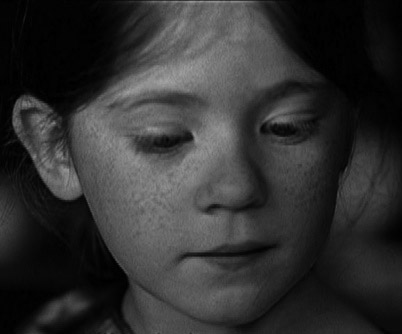
#> input picture Lect 1/data/img_line1.jpg, 402 x 334 px
$ jupyter execute 03_Contrast_Enhancement.ipynb
#> lines starting #> are read from the running program, lines starting #| are printed output that depends on the picture
# 影像對比度增強
### 線性轉換

假設輸入影像為 `I`，寬為 `W`，高為 `H`，輸出影像記為 `O`。
影像的線性轉換可以用以下公式定義：
`O(r,c) = a * I(r,c) + b`，其中 `0 ≤ r < H`、`0 ≤ c < W`。

當 `a=1`，`b=0` 時，`O` 為 `I` 的一個複製。
如果 `a > 1`，則輸出影像的對比度會有所增大。
如果 `0 < a < 1`，則輸出影像的對比度會有所減小。

而 `b` 值的改變，影響的是輸出影像的亮度：
- 當 `b > 0` 時，亮度增加；
- 當 `b < 0` 時，亮度減小。

[cell 1]
import cv2
import numpy as np

I = cv2.imread("data/img_line1.jpg",cv2.IMREAD_GRAYSCALE)
#> I is the input picture: shape (334, 402); min 0, max 165, mean 49
a = 2
O = float(a) * I
#進行資料截斷，大於255的值會截斷為255
O[O > 255] = 255
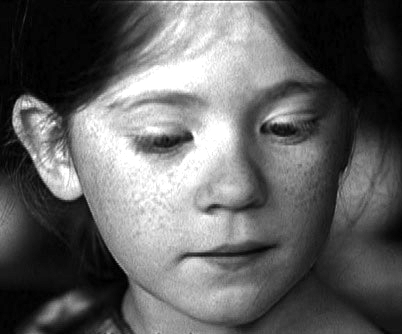
#> O: shape (334, 402) float64; min 0, max 255, mean 97.6
#資料類別轉換
O = np.round(O)
O = O.astype(np.uint8)
#顯示原圖與線性變換後的效果

cv2.imshow("I",I)
cv2.imshow("O",O)
cv2.waitKey(0)
cv2.destroyAllWindows()

### 動態調整係數，觀察圖像的變化

[cell 2]
import cv2
import numpy as np

image = cv2.imread("data/img_line1.jpg",cv2.IMREAD_GRAYSCALE)
MAX_VALUE = 160
value = 20
#調整對比度後，圖像的效果顯示視窗
cv2.namedWindow("contrast",cv2.WND_PROP_AUTOSIZE)
#調整係數，觀察圖像的變化
def callback_contrast(_value):
    #通過線性運算，調整圖像對比度
#> called with _value = 20
    a = float(_value)/40
    print(a)
    contrastImage = a*image
    contrastImage[contrastImage>255]=255
    contrastImage = np.round(contrastImage)
    contrastImage = contrastImage.astype(np.uint8)
    cv2.imshow("contrast",contrastImage)
    cv2.imwrite("contrast.jpg",contrastImage)

callback_contrast(value)
cv2.createTrackbar("value","contrast",value,MAX_VALUE,callback_contrast)
cv2.waitKey(0)
cv2.destroyAllWindows()

# 長條圖正規化

> 類似對影像的明暗程度進行拉伸或壓縮，使得整個影像的色調可以更加平滑地分布在可用的範圍內

假設輸入影像為 I，寬為 W，高為 H<br>
`I(r,c)` 表示第 r 行第 c 列的灰階值<br>
如果將 I 中的最小灰階值記為 Imin，最大灰階值記為 Imax，則 `I` 的範圍為 `[Imin, Imax]`<br>
為了使輸出影像 `O` 的灰階值範圍為 `[Omin, Omax]`，可以進行如下映射關係：<br>

r ∈ [0, H)、c ∈ [0, W)，( I(r,c) - Imin ) / ( Imax - Imin ) <br>
到 [Omin, Omax]，因此 `O(r,c)`的值也將落在 `[Omin, Omax]` 的範圍內<br>

通常我們設定 Omin = 0、Omax = 255<br>
長條圖正規化可以看作是一種自動選取 `a` 和 `b` 值的線性轉換方法。

[cell 3]
import numpy as np
import cv2
import matplotlib.pyplot as plt

def histNormalized(input_image, o_min=0, o_max=255):
    i_min, i_max = np.min(input_image), np.max(input_image)
    # 利用 NumPy 進行向量化運算
    output_image = ((input_image - i_min) / (i_max - i_min)) * (o_max - o_min) + o_min
    return output_image.astype(np.uint8)

image = cv2.imread('data/img_nor2.jpg', cv2.IMREAD_GRAYSCALE)
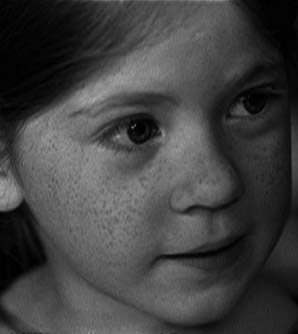
#> input picture Lect 1/data/img_nor2.jpg, 298 x 334 px
#> image is the input picture: shape (334, 298); min 0, max 174, mean 65.5
cv2.imshow("Original Image", image)

# 長條圖正規化
hist_norm_result = histNormalized(image)
#> in histNormalized, `i_min, i_max = np.min(input_image), np.max(input_image)`: i_min = 0; i_max = 174
cv2.imshow("Histogram Normalized", hist_norm_result)
cv2.imwrite("histNormResult.jpg", hist_norm_result)

# 顯示長條圖正規化後圖片的灰度長條圖
plt.hist(hist_norm_result.ravel(), bins=256, color='black', histtype='bar')
plt.xlabel("Gray Level")
plt.ylabel("Number of Pixels")
plt.axis([0, 255, 0, plt.gca().get_ylim()[1]])  # 保持y軸最大值不變
plt.show()
#> figure, not shown here; tallest bar 1865 high, from x = 3.98 to 4.98

cv2.waitKey(0)
cv2.destroyAllWindows()

# Gamma轉換
> 由於影像的非線性操作會造成色調失真，Gamma轉換主要用來強化影像比較暗或比較亮的細節

[cell 4]
import cv2
import numpy as np

I = cv2.imread("data/img_gama.jpg",cv2.IMREAD_GRAYSCALE)
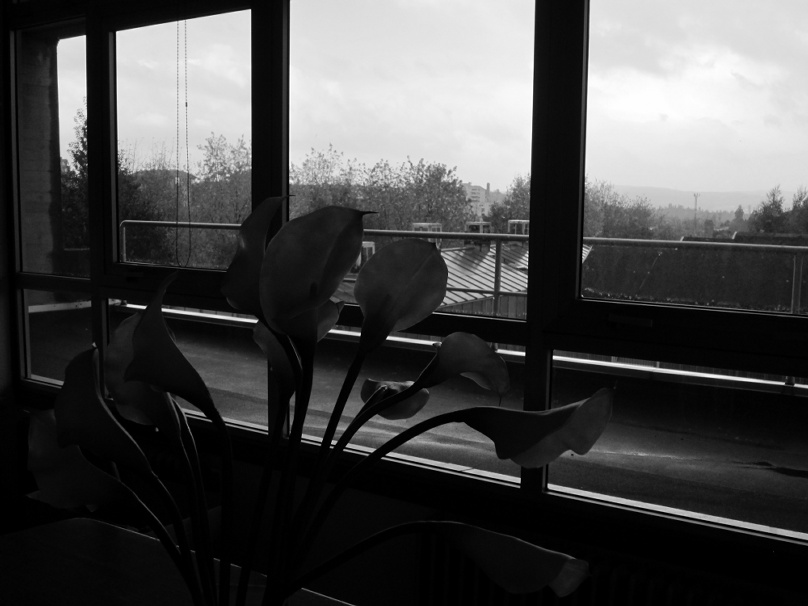
#> input picture Lect 1/data/img_gama.jpg, 808 x 606 px
#> I is the input picture: shape (606, 808); min 0, max 255, mean 72.6
a = 2
O = float(a) * I
#> O: shape (606, 808) float64
#進行資料截斷，大於255的值會截斷為255
O[O > 255] = 255
#資料類別轉換
O = np.round(O)
O = O.astype(np.uint8)
#顯示原圖與線性變換後的效果

cv2.imshow("I(line)",I)
cv2.imshow("O(line)",O)


I2 = cv2.imread("data/img_gama.jpg",cv2.IMREAD_GRAYSCALE)
#進行歸一化
fI =  I2 / 255

#設定gama值
gamma = 0.5
O2 = np.power(fI,gamma)
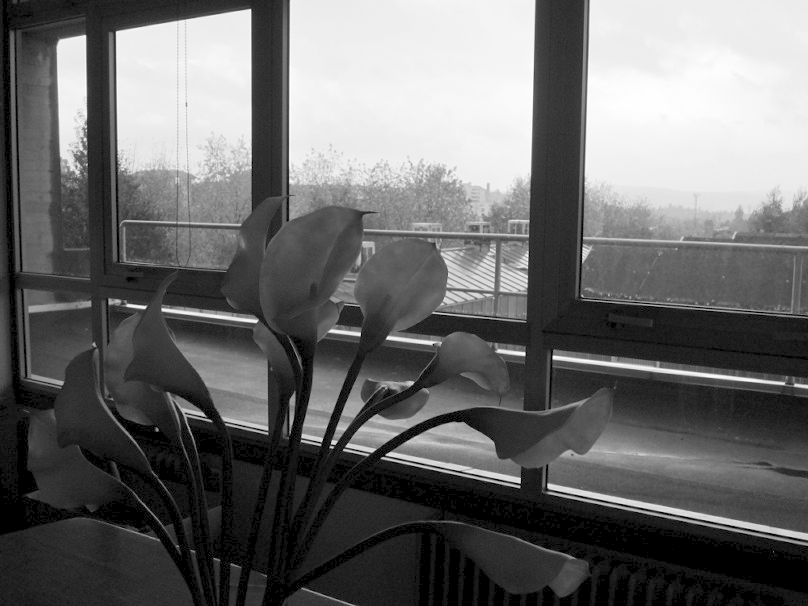
#> O2: shape (606, 808) float64; min 0, max 1, mean 0.416

#顯示原圖與線性變換後的效果
cv2.imshow("I(gamma)",I2)
cv2.imshow("O(gamma)",O2)
cv2.waitKey(0)
cv2.destroyAllWindows()

- 當 **γ  >  1** 時，影像的暗部會變亮，但亮部變化較小，這有助於強化暗部細節。
- 當 **γ  < 1** 時，影像的亮部細節會被強化，而暗部的變化則較不明顯。

[cell 5]
import cv2
import numpy as np


image = cv2.imread('data/img_gama.jpg',cv2.IMREAD_GRAYSCALE)
MAX_VALUE = 200
value = 40
segValue = float(value)
#伽馬調整需要先將圖像歸一化
image_0_1 = image/255.0
#伽馬調整後的圖像顯示視窗
cv2.namedWindow("gamma_contrast",cv2.WND_PROP_AUTOSIZE)
#調整 gamma 值，觀察圖像的變換
def callback_contrast(_value):
#> called with _value = 40
    gamma = float(_value)/segValue
    print('gamma =' ,gamma)
    contrastImage = np.power(image_0_1,gamma)
#> contrastImage: shape (606, 808) float64
    cv2.imshow("gamma_contrast",contrastImage)
    #保存伽馬調整的結果
    contrastImage*=255
    contrastImage = np.round(contrastImage)
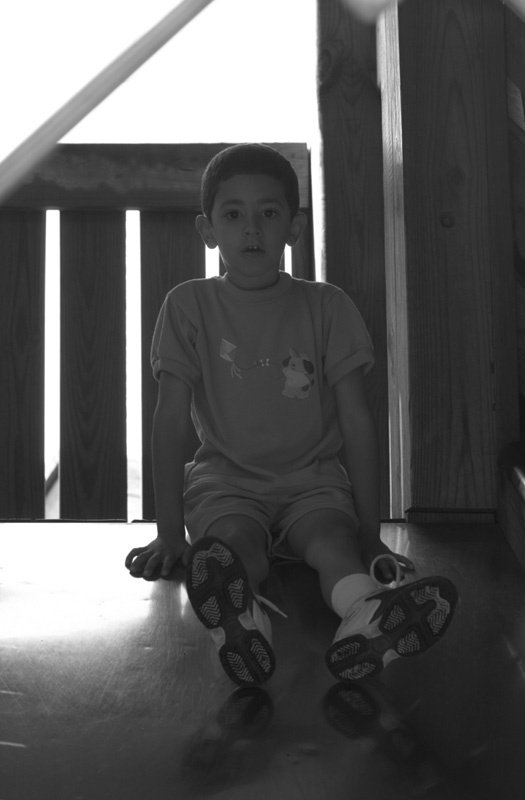
#> input picture Lect 1/data/equal.jpg, 525 x 800 px
#> further down, image is the input picture: shape (800, 525); min 16, max 255, mean 89
    contrastImage = contrastImage.astype(np.uint8)
    cv2.imwrite("gamma.jpg",contrastImage)
callback_contrast(value)
cv2.createTrackbar("value","gamma_contrast",value,MAX_VALUE,callback_contrast)
cv2.waitKey(0)
cv2.destroyAllWindows()

# 直方圖均衡化
對輸入影像 I 進行改變，輸出影像 O 的灰度長條圖是`平`的
<br>
即每一個灰階值對應的像素點總數是`大約相等`<br>


長條圖均衡化的實現主要分為四個步驟：
1. 計算影像的灰階長條圖
2. 計算灰階長條圖的累加長條圖
3. 根據累加長條圖與長條圖均衡化原理
獲得灰階值輸入輸出之間的對映關係
4. 根據3.對映關係，循環獲得輸出影像中的每一個像素的灰階值

cv2.equalizeHist()
輸入值是灰階影像，輸出是直方圖均衡化的影像

[cell 6]
import numpy as np
import cv2
import matplotlib.pyplot as plt

# 計算圖像灰度長條圖
def calcGrayHist(image):
    rows, cols = image.shape
    return np.bincount(image.ravel(), minlength=256)

# 長條圖均衡化
def equalHist(image):
    rows, cols = image.shape
#> rows = 800; cols = 525
    # 計算累積灰度長條圖
    cumuHist = np.cumsum(calcGrayHist(image))
#> cumuHist = 256 values from 0 to 420000
    # 均衡化映射計算
    cofficient = 255.0 / (rows*cols)
#> cofficient = 0.000607
    outPut_q = np.uint8(cofficient * cumuHist - 1)
#> outPut_q = 256 values, max 255 at index 0, min 0 at index 16, mean 180.9
    # 處理小於0的值
    outPut_q = np.clip(outPut_q, 0, 255)
    # 映射到新的灰度值
    return outPut_q[image]
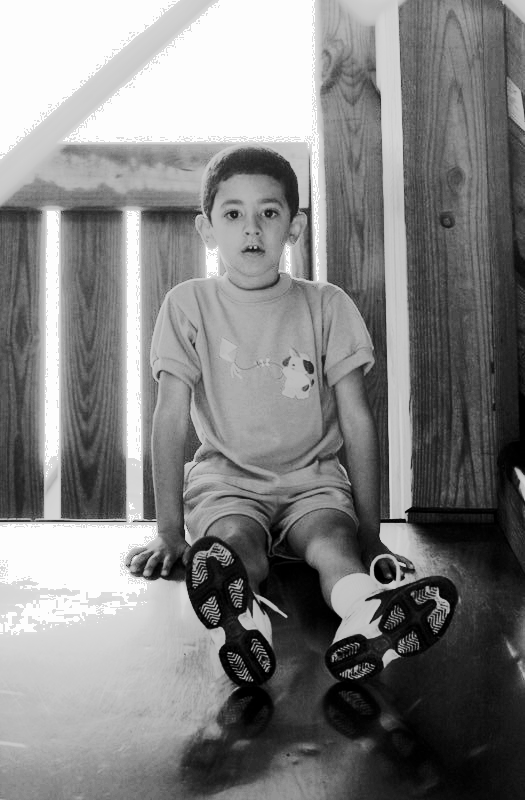
#> returned value: shape (800, 525); min 0, max 253, mean 129.9

# 讀取並顯示原始圖像
image = cv2.imread('data/equal.jpg', cv2.IMREAD_GRAYSCALE)
cv2.imshow("image", image)
# 長條圖均衡化並顯示結果
result = equalHist(image)
cv2.imshow("equalHist", result)
cv2.imwrite("equalHist.jpg", result)

# 顯示長條圖
plt.hist(result.ravel(), 256, [0, 256], color='black')
plt.xlabel("Gray Level")
plt.ylabel("Number of Pixels")
plt.xlim([0, 255])
plt.show()
#> figure, not shown here; tallest bar 55342 high, from x = 253 to 254

cv2.waitKey(0)
cv2.destroyAllWindows()

# 限制對比度的自適應直方圖均衡
### Contrast Limited Adaptive Histogram Equalization
 (CLAHE)

> 改善影像對比度的處理技術，適合於提高局部對比度並減少影像噪聲的情況

[cell 7]
import cv2
import numpy as np

from matplotlib import pyplot as plt

# read image
img = cv2.imread('data/brain.jpeg')
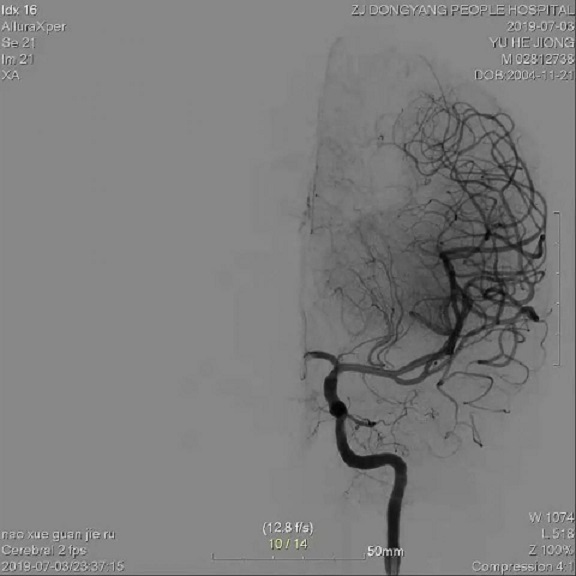
#> input picture Lect 1/data/brain.jpeg, 576 x 576 px
#> img is the input picture: shape (576, 576, 3); mean B, G, R 125.4, 125.4, 125.4

# convert the image into grayscale before doing histogram equalization
gray_img = cv2.cvtColor(img, cv2.COLOR_BGR2GRAY)

# image equalization
equalize_img = cv2.equalizeHist(gray_img)
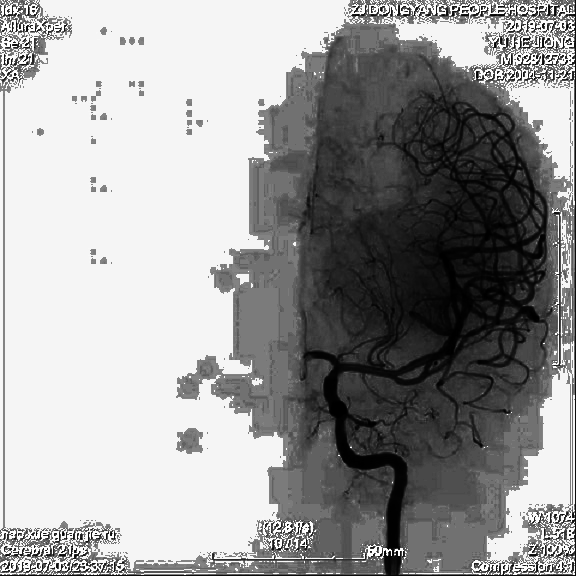
#> equalize_img: shape (576, 576); min 0, max 255, mean 154.3

# create clahe image
clahe = cv2.createCLAHE()
clahe_img = clahe.apply(gray_img)
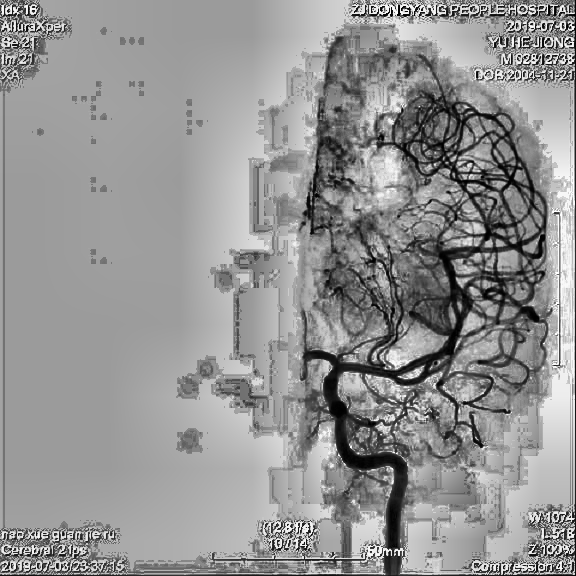
#> clahe_img: shape (576, 576); min 0, max 255, mean 147.2

# show image
cv2.imshow("image", gray_img)
cv2.imshow("equal_image", equalize_img)
cv2.imshow("clahe_image", clahe_img)
cv2.waitKey(0)
cv2.destroyAllWindows()

# plot image histogram
plt.hist(gray_img.ravel(), 256, [0, 255],label= 'original image')
plt.hist(equalize_img.ravel(), 256, [0, 255],label= 'equalize image')
plt.hist(clahe_img.ravel(), 256, [0, 255],label= 'clahe image')
plt.legend()
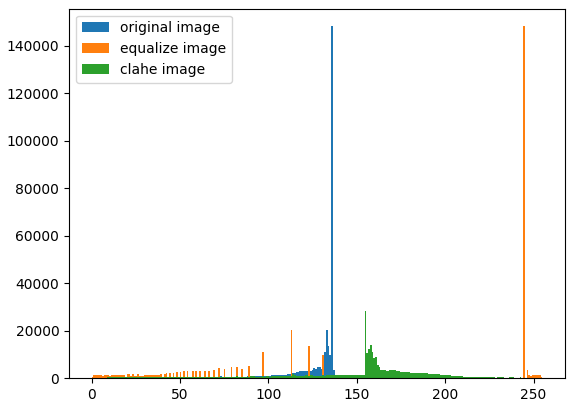
#> figure drawn by matplotlib, 1 panel; tallest bar 148328 high, from x = 135.5 to 136.5; tallest bar 148328 high, from x = 244 to 245; tallest bar 28281 high, from x = 154.4 to 155.4
